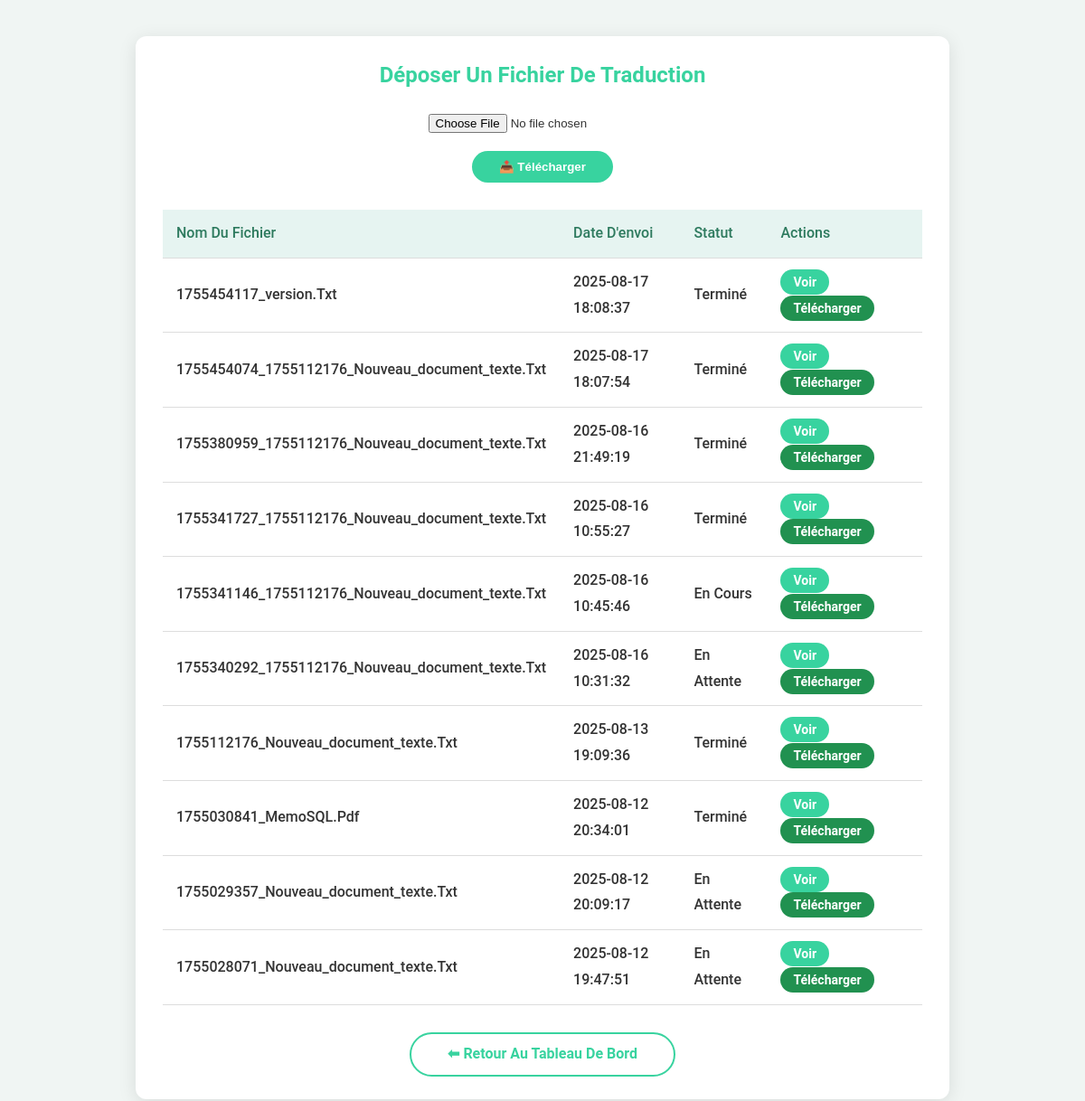
The page /upload_translation.php (signed in) on the database its author committed.
### tables this page shows
CREATE TABLE `translations` (
  `id` int(11) NOT NULL,
  `user_id` int(11) DEFAULT NULL,
  `file_path` varchar(255) NOT NULL,
  `translated_file_path` varchar(255) DEFAULT NULL,
  `status` enum('En attente','En cours','Terminé') NOT NULL,
  `upload_date` datetime DEFAULT current_timestamp()
);

### upload_translation.php (the view, shortened to what this page needs)
<?php
require_once "db.php";
$user_id = $_SESSION['user_id'];
$result = $conn->query("SELECT * FROM translations WHERE user_id = $user_id ORDER BY upload_date DESC");
?>
<!DOCTYPE html>
<html lang="fr">
<head>
    <link rel="stylesheet" href="css/style.css" />
    <link rel="stylesheet" href="css/custom.css" />
</head>
<body class="dashboard-body">
<div class="container">
    <h2>Déposer un fichier de traduction</h2>
    <form method="POST" enctype="multipart/form-data" class="dashboard-form">
        <input type="file" name="translation_file" required>
        <button type="submit">📤 Télécharger</button>
    </form>
    <?php if ($result->num_rows > 0): ?>
        <table>
            <thead>
                <tr>
                    <th>Nom du fichier</th>
                    <th>Date d'envoi</th>
                    <th>Statut</th>
                    <th>Actions</th>
                </tr>
            </thead>
            <tbody>
                <?php while ($row = $result->fetch_assoc()): ?>
                    <tr>
                        <td><?= htmlspecialchars(basename($row['file_path'])) ?></td>
                        <td><?= htmlspecialchars($row['upload_date']) ?></td>
                        <td><?= htmlspecialchars($row['status']) ?></td>
                        <td>
                            <a href="<?= htmlspecialchars($row['file_path']) ?>" target="_blank" class="btn-view">Voir</a>
                            <a href="<?= htmlspecialchars($row['file_path']) ?>" download class="btn-download">Télécharger</a>
                        </td>
                    </tr>
                <?php endwhile; ?>
            </tbody>
        </table>
    <?php else: ?>
        <p style="text-align:center; margin-top:30px; font-weight:600; color:#555;">
            Aucun fichier téléchargé pour l'instant.
        </p>
    <?php endif; ?>
    <a href="dashboard.php" class="back-btn">⬅ Retour au tableau de bord</a>
</div>
</body>
</html>

### css/style.css (style rules this page uses)
* { margin: 0; padding: 0; }
a { text-decoration: none; -webkit-transition: all 0.5s ease-in-out 0s; -o-transition: all 0.5s ease-in-out 0s; transition: all 0.5s ease-in-out 0s; }

### css/custom.css (style rules this page uses)
body, html { line-height: 1.8; font-family: "Roboto", sans-serif; color: #555e58; text-transform: capitalize; text-rendering: optimizeLegibility !important; -webkit-font-smoothing: antialiased !important; font-weight: 400; margin: 0px; padding: 0px; }
h1, h2, h3, h4, h5, h6, .h1, .h2, .h3, .h4 { font-weight: 400; line-height: 1.5em; }
a { color: #333; font-weight: 400; }
button { cursor: pointer; }
a, a:hover, a:focus { color: #333; text-decoration: none; transition: all 0.3s; }
body.dashboard-body { font-family: 'Roboto', sans-serif; background-color: #f0f5f3; color: #333; margin: 0; padding: 0; }

### upload_translation.php (style rules this page uses)
.container { max-width: 900px; margin: 40px auto; background: #fff; padding: 25px 30px; border-radius: 12px; box-shadow: 0 4px 20px rgba(0,0,0,0.1); }
h2 { text-align: center; color: #38d39f; margin-bottom: 25px; font-weight: 700; }
form input[type="file"] { display: block; margin: 0 auto 20px auto; }
form button { display: block; margin: 0 auto; background-color: #38d39f; color: white; font-weight: 700; padding: 10px 30px; border: none; border-radius: 30px; cursor: pointer; transition: background-color 0.3s ease; }
table { width: 100%; border-collapse: collapse; margin-top: 30px; }
th, td { padding: 12px 15px; border-bottom: 1px solid #ddd; text-align: left; font-weight: 500; }
th { background-color: #e6f4f1; color: #2d7a5e; }
a.btn-view, a.btn-download { padding: 6px 14px; border-radius: 25px; color: white; font-weight: 600; font-size: 14px; text-decoration: none; margin-right: 8px; transition: background-color 0.3s ease; }
a.btn-view { background-color: #38d39f; }
a.btn-download { background-color: #219150; }
.back-btn { display: block; margin: 30px auto 0 auto; text-align: center; font-weight: 600; color: #38d39f; text-decoration: none; font-size: 16px; border: 2px solid #38d39f; border-radius: 30px; padding: 8px 40px; width: fit-content; transition: background-color 0.3s ease, color 0.3s ease; }

### rows shown on the page
translations: file_path "1755454117_version.txt", upload_date "2025-08-17 18:08:37", status "Terminé"
translations: file_path "1755454074_1755112176_Nouveau_document_texte.txt", upload_date "2025-08-17 18:07:54", status "Terminé"
translations: file_path "1755380959_1755112176_Nouveau_document_texte.txt", upload_date "2025-08-16 21:49:19", status "Terminé"
translations: file_path "1755341727_1755112176_Nouveau_document_texte.txt", upload_date "2025-08-16 10:55:27", status "Terminé"
translations: file_path "1755341146_1755112176_Nouveau_document_texte.txt", upload_date "2025-08-16 10:45:46", status "En Cours"
translations: file_path "1755340292_1755112176_Nouveau_document_texte.txt", upload_date "2025-08-16 10:31:32", status "En Attente"
translations: file_path "1755112176_Nouveau_document_texte.txt", upload_date "2025-08-13 19:09:36", status "Terminé"
translations: file_path "1755030841_MemoSQL.pdf", upload_date "2025-08-12 20:34:01", status "Terminé"
translations: file_path "1755029357_Nouveau_document_texte.txt", upload_date "2025-08-12 20:09:17", status "En Attente"
translations: file_path "1755028071_Nouveau_document_texte.txt", upload_date "2025-08-12 19:47:51", status "En Attente"
